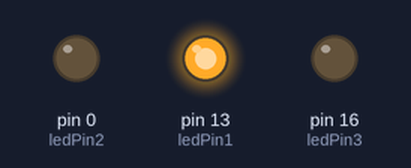
Simulated run of this sketch. Board: Arduino Uno, built with avr-gcc and run on an emulated ATmega328P. On the bench: output pins drawn as LEDs (lit = HIGH).

Above: at 2.5 s.
At 7.5 s:
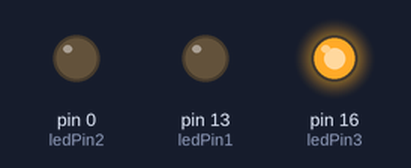
At 11.0 s:
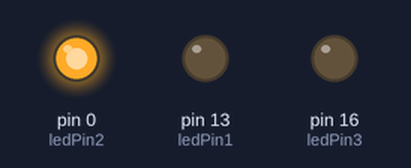
Timing chart, 0 to 15.6 s (numbered marks = the images above):
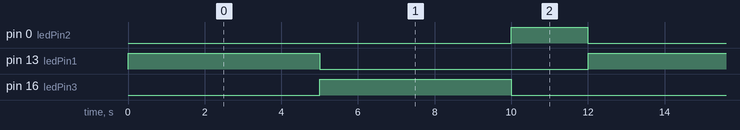

The sketch:

Traffic_Lights_PWM.ino
```cpp
#include <Arduino.h>


// numbers are GPIO Pins
const int ledPin1 = 13;
const int ledPin2 = 0;
const int ledPin3 = 16;

void setup() {


}

void loop() {
 // PWM duty cycle
int dutyCycle;

// red light
dutyCycle = 255;
analogWrite(ledPin1, dutyCycle );
delay(5000);
dutyCycle = 0;
analogWrite(ledPin1, dutyCycle );
delay(1);

// green light
dutyCycle = 255;
analogWrite(ledPin3, dutyCycle );
delay(5000);
dutyCycle = 0;
analogWrite(ledPin3, dutyCycle );
delay(1);

// orange light
dutyCycle = 255;
analogWrite(ledPin2, dutyCycle );
delay(2000);
dutyCycle = 0;
analogWrite(ledPin2, dutyCycle );
delay(1);

}
```

Measured:
- by itself, pin 0 (ledPin2): alternates HIGH for 2.0 s and LOW for 10.0 s
- by itself, pin 13 (ledPin1), pin 16 (ledPin3): alternates HIGH for 5.0 s and LOW for 7.0 s
